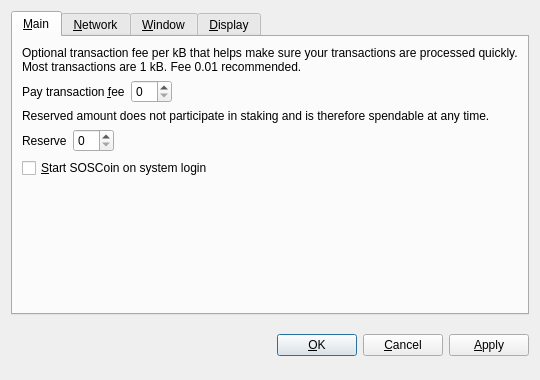
<?xml version="1.0" encoding="UTF-8"?>
<ui version="4.0">
 <class>OptionsDialog</class>
 <widget class="QDialog" name="OptionsDialog">
  <property name="geometry">
   <rect>
    <x>0</x>
    <y>0</y>
    <width>540</width>
    <height>380</height>
   </rect>
  </property>
  <property name="windowTitle">
   <string>Options</string>
  </property>
  <property name="modal">
   <bool>true</bool>
  </property>
  <layout class="QVBoxLayout" name="verticalLayout">
   <item>
    <widget class="QTabWidget" name="tabWidget">
     <property name="tabPosition">
      <enum>QTabWidget::North</enum>
     </property>
     <property name="currentIndex">
      <number>0</number>
     </property>
     <widget class="QWidget" name="tabMain">
      <attribute name="title">
       <string>&amp;Main</string>
      </attribute>
      <layout class="QVBoxLayout" name="verticalLayout_Main">
       <item>
        <widget class="QLabel" name="transactionFeeInfoLabel">
         <property name="text">
          <string>Optional transaction fee per kB that helps make sure your transactions are processed quickly. Most transactions are 1 kB. Fee 0.01 recommended.</string>
         </property>
         <property name="textFormat">
          <enum>Qt::PlainText</enum>
         </property>
         <property name="wordWrap">
          <bool>true</bool>
         </property>
        </widget>
       </item>
       <item>
        <layout class="QHBoxLayout" name="horizontalLayoutFee">
         <item>
          <widget class="QLabel" name="transactionFeeLabel">
           <property name="text">
            <string>Pay transaction &amp;fee</string>
           </property>
           <property name="textFormat">
            <enum>Qt::PlainText</enum>
           </property>
           <property name="buddy">
            <cstring>transactionFee</cstring>
           </property>
          </widget>
         </item>
         <item>
          <widget class="BitcoinAmountField" name="transactionFee"/>
         </item>
         <item>
          <spacer name="horizontalSpacerFee">
           <property name="orientation">
            <enum>Qt::Horizontal</enum>
           </property>
           <property name="sizeHint" stdset="0">
            <size>
             <width>40</width>
             <height>20</height>
            </size>
           </property>
          </spacer>
         </item>
        </layout>
       </item>
       <item>
        <widget class="QLabel" name="reserveBalanceInfoLabel">
         <property name="text">
          <string>Reserved amount does not participate in staking and is therefore spendable at any time.</string>
         </property>
         <property name="textFormat">
          <enum>Qt::PlainText</enum>
         </property>
         <property name="wordWrap">
          <bool>true</bool>
         </property>
        </widget>
       </item>
       <item>
        <layout class="QHBoxLayout" name="horizontalLayoutReserveBalance">
         <item>
          <widget class="QLabel" name="reserveBalanceLabel">
           <property name="text">
            <string>Reserve</string>
           </property>
           <property name="textFormat">
            <enum>Qt::PlainText</enum>
           </property>
           <property name="buddy">
            <cstring>reserveBalance</cstring>
           </property>
          </widget>
         </item>
         <item>
          <widget class="BitcoinAmountField" name="reserveBalance"/>
         </item>
         <item>
          <spacer name="horizontalSpacerReserveBalance">
           <property name="orientation">
            <enum>Qt::Horizontal</enum>
           </property>
           <property name="sizeHint" stdset="0">
            <size>
             <width>40</width>
             <height>20</height>
            </size>
           </property>
          </spacer>
         </item>
        </layout>
       </item>
       <item>
        <widget class="QCheckBox" name="bitcoinAtStartup">
         <property name="toolTip">
          <string>Automatically start SOSCoin after logging in to the system.</string>
         </property>
         <property name="text">
          <string>&amp;Start SOSCoin on system login</string>
         </property>
        </widget>
       </item>
       <item>
        <spacer name="verticalSpacer_Main">
         <property name="orientation">
          <enum>Qt::Vertical</enum>
         </property>
         <property name="sizeHint" stdset="0">
          <size>
           <width>20</width>
           <height>40</height>
          </size>
         </property>
        </spacer>
       </item>
      </layout>
     </widget>
     <widget class="QWidget" name="tabNetwork">
      <attribute name="title">
       <string>&amp;Network</string>
      </attribute>
      <layout class="QVBoxLayout" name="verticalLayout_Network">
       <item>
        <widget class="QCheckBox" name="mapPortUpnp">
         <property name="toolTip">
          <string>Automatically open the SOSCoin client port on the router. This only works when your router supports UPnP and it is enabled.</string>
         </property>
         <property name="text">
          <string>Map port using &amp;UPnP</string>
         </property>
        </widget>
       </item>
       <item>
        <widget class="QCheckBox" name="connectSocks">
         <property name="toolTip">
          <string>Connect to the SOSCoin network through a SOCKS proxy (e.g. when connecting through Tor).</string>
         </property>
         <property name="text">
          <string>&amp;Connect through SOCKS proxy:</string>
         </property>
        </widget>
       </item>
       <item>
        <layout class="QHBoxLayout" name="horizontalLayout_Network">
         <item>
          <widget class="QLabel" name="proxyIpLabel">
           <property name="text">
            <string>Proxy &amp;IP:</string>
           </property>
           <property name="textFormat">
            <enum>Qt::PlainText</enum>
           </property>
           <property name="buddy">
            <cstring>proxyIp</cstring>
           </property>
          </widget>
         </item>
         <item>
          <widget class="QValidatedLineEdit" name="proxyIp">
           <property name="maximumSize">
            <size>
             <width>140</width>
             <height>16777215</height>
            </size>
           </property>
           <property name="toolTip">
            <string>IP address of the proxy (e.g. 127.0.0.1)</string>
           </property>
          </widget>
         </item>
         <item>
          <widget class="QLabel" name="proxyPortLabel">
           <property name="text">
            <string>&amp;Port:</string>
           </property>
           <property name="textFormat">
            <enum>Qt::PlainText</enum>
           </property>
           <property name="buddy">
            <cstring>proxyPort</cstring>
           </property>
          </widget>
         </item>
         <item>
          <widget class="QLineEdit" name="proxyPort">
           <property name="maximumSize">
            <size>
             <width>55</width>
             <height>16777215</height>
            </size>
           </property>
           <property name="toolTip">
            <string>Port of the proxy (e.g. 9050)</string>
           </property>
          </widget>
         </item>
         <item>
          <widget class="QLabel" name="socksVersionLabel">
           <property name="text">
            <string>SOCKS &amp;Version:</string>
           </property>
           <property name="textFormat">
            <enum>Qt::PlainText</enum>
           </property>
           <property name="buddy">
            <cstring>socksVersion</cstring>
           </property>
          </widget>
         </item>
         <item>
          <widget class="QValueComboBox" name="socksVersion">
           <property name="toolTip">
            <string>SOCKS version of the proxy (e.g. 5)</string>
           </property>
          </widget>
         </item>
         <item>
          <spacer name="horizontalSpacer_Network">
           <property name="orientation">
            <enum>Qt::Horizontal</enum>
           </property>
           <property name="sizeHint" stdset="0">
            <size>
             <width>40</width>
             <height>20</height>
            </size>
           </property>
          </spacer>
         </item>
        </layout>
       </item>
       <item>
        <spacer name="verticalSpacer_Network">
         <property name="orientation">
          <enum>Qt::Vertical</enum>
         </property>
         <property name="sizeHint" stdset="0">
          <size>
           <width>20</width>
           <height>40</height>
          </size>
         </property>
        </spacer>
       </item>
      </layout>
     </widget>
     <widget class="QWidget" name="tabWindow">
      <attribute name="title">
       <string>&amp;Window</string>
      </attribute>
      <layout class="QVBoxLayout" name="verticalLayout_Window">
       <item>
        <widget class="QCheckBox" name="minimizeToTray">
         <property name="toolTip">
          <string>Show only a tray icon after minimizing the window.</string>
         </property>
         <property name="text">
          <string>&amp;Minimize to the tray instead of the taskbar</string>
         </property>
        </widget>
       </item>
       <item>
        <widget class="QCheckBox" name="minimizeOnClose">
         <property name="toolTip">
          <string>Minimize instead of exit the application when the window is closed. When this option is enabled, the application will be closed only after selecting Quit in the menu.</string>
         </property>
         <property name="text">
          <string>M&amp;inimize on close</string>
         </property>
        </widget>
       </item>
       <item>
        <spacer name="verticalSpacer_Window">
         <property name="orientation">
          <enum>Qt::Vertical</enum>
         </property>
         <property name="sizeHint" stdset="0">
          <size>
           <width>20</width>
           <height>40</height>
          </size>
         </property>
        </spacer>
       </item>
      </layout>
     </widget>
     <widget class="QWidget" name="tabDisplay">
      <attribute name="title">
       <string>&amp;Display</string>
      </attribute>
      <layout class="QVBoxLayout" name="verticalLayout_Display">
       <item>
        <layout class="QHBoxLayout" name="horizontalLayout_1_Display">
         <item>
          <widget class="QLabel" name="langLabel">
           <property name="text">
            <string>User Interface &amp;language:</string>
           </property>
           <property name="textFormat">
            <enum>Qt::PlainText</enum>
           </property>
           <property name="buddy">
            <cstring>lang</cstring>
           </property>
          </widget>
         </item>
         <item>
          <widget class="QValueComboBox" name="lang">
           <property name="toolTip">
            <string>The user interface language can be set here. This setting will take effect after restarting SOSCoin.</string>
           </property>
          </widget>
         </item>
        </layout>
       </item>
       <item>
        <layout class="QHBoxLayout" name="horizontalLayout_2_Display">
         <item>
          <widget class="QLabel" name="unitLabel">
           <property name="text">
            <string>&amp;Unit to show amounts in:</string>
           </property>
           <property name="textFormat">
            <enum>Qt::PlainText</enum>
           </property>
           <property name="buddy">
            <cstring>unit</cstring>
           </property>
          </widget>
         </item>
         <item>
          <widget class="QValueComboBox" name="unit">
           <property name="toolTip">
            <string>Choose the default subdivision unit to show in the interface and when sending coins.</string>
           </property>
          </widget>
         </item>
        </layout>
       </item>
       <item>
        <widget class="QCheckBox" name="displayAddresses">
         <property name="toolTip">
          <string>Whether to show SOSCoin addresses in the transaction list or not.</string>
         </property>
         <property name="text">
          <string>&amp;Display addresses in transaction list</string>
         </property>
        </widget>
       </item>
       <item>
        <widget class="QCheckBox" name="coinControlFeatures">
         <property name="toolTip">
          <string>Whether to show coin control features or not.</string>
         </property>
         <property name="text">
          <string>Display coin &amp;control features (experts only!)</string>
         </property>
        </widget>
       </item>
       <item>
        <spacer name="verticalSpacer_Display">
         <property name="orientation">
          <enum>Qt::Vertical</enum>
         </property>
         <property name="sizeHint" stdset="0">
          <size>
           <width>20</width>
           <height>40</height>
          </size>
         </property>
        </spacer>
       </item>
      </layout>
     </widget>
    </widget>
   </item>
   <item>
    <layout class="QHBoxLayout" name="horizontalLayout_Buttons">
     <item>
      <spacer name="horizontalSpacer_1">
       <property name="orientation">
        <enum>Qt::Horizontal</enum>
       </property>
       <property name="sizeHint" stdset="0">
        <size>
         <width>40</width>
         <height>48</height>
        </size>
       </property>
      </spacer>
     </item>
     <item>
      <widget class="QLabel" name="statusLabel">
       <property name="font">
        <font>
         <weight>75</weight>
         <bold>true</bold>
        </font>
       </property>
       <property name="text">
        <string/>
       </property>
       <property name="textFormat">
        <enum>Qt::PlainText</enum>
       </property>
       <property name="wordWrap">
        <bool>true</bool>
       </property>
      </widget>
     </item>
     <item>
      <spacer name="horizontalSpacer_2">
       <property name="orientation">
        <enum>Qt::Horizontal</enum>
       </property>
       <property name="sizeHint" stdset="0">
        <size>
         <width>40</width>
         <height>48</height>
        </size>
       </property>
      </spacer>
     </item>
     <item>
      <widget class="QPushButton" name="okButton">
       <property name="text">
        <string>&amp;OK</string>
       </property>
      </widget>
     </item>
     <item>
      <widget class="QPushButton" name="cancelButton">
       <property name="text">
        <string>&amp;Cancel</string>
       </property>
       <property name="autoDefault">
        <bool>false</bool>
       </property>
      </widget>
     </item>
     <item>
      <widget class="QPushButton" name="applyButton">
       <property name="text">
        <string>&amp;Apply</string>
       </property>
       <property name="autoDefault">
        <bool>false</bool>
       </property>
      </widget>
     </item>
    </layout>
   </item>
  </layout>
 </widget>
 <customwidgets>
  <customwidget>
   <class>BitcoinAmountField</class>
   <extends>QSpinBox</extends>
   <header>bitcoinamountfield.h</header>
  </customwidget>
  <customwidget>
   <class>QValueComboBox</class>
   <extends>QComboBox</extends>
   <header>qvaluecombobox.h</header>
  </customwidget>
  <customwidget>
   <class>QValidatedLineEdit</class>
   <extends>QLineEdit</extends>
   <header>qvalidatedlineedit.h</header>
  </customwidget>
 </customwidgets>
 <resources/>
 <connections/>
</ui>
